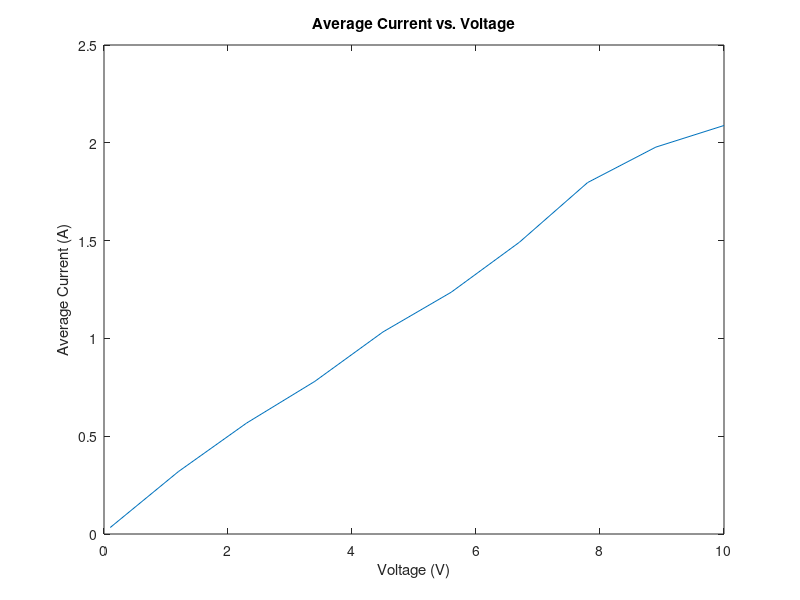

Write MATLAB code to recreate this figure. (Note: this script raises an error after producing the figure.)
addpath('./code/bottleneck')
addpath('./code/circuit_sim')

%% 1.
v=linspace(0.1,10,10);

%avg_currents=zeros(1,length(v));
%for k=1:length(v)
%    avg_currents(k)=coupled_sim("3B",v(k),0.2e-7);
%end

% Allow me to save you (and me) some time
avg_currents=[0.0330    0.3191    0.5672    0.7803    1.0331    1.2361    1.4916    1.7967    1.9779    2.0885];

figure();
plot(v,avg_currents);
title('Average Current vs. Voltage');
ylabel('Average Current (A)');
xlabel('Voltage (V)');   

disp("Done. Press any key to continue...");
pause;
close all;

%% 2.
p=polyfit(v,avg_currents,1);
r3=1/p(1);

fprintf("R3: %e\n",r3);
disp("Done. Press any key to continue...");
pause;

%% 3.
freq_domain_sim
disp("Done. Press any key to continue...");
%pause;

